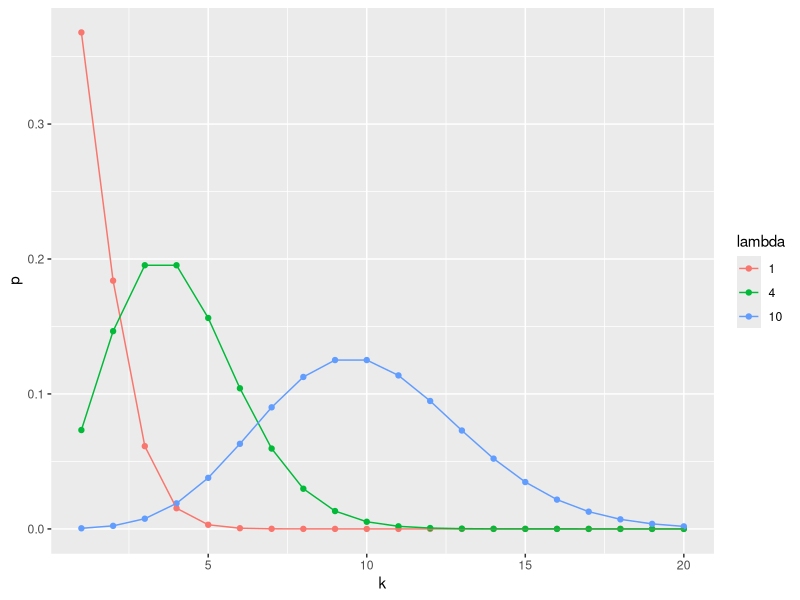

Generate this figure with R:
#
# Calculate and plot Poisson distrubution
# for different values of lambda
# Ken Youens-Clark <kyclark@email.arizona.edu>
# March 4, 2016
#

library(ggplot2)

# cf. http://en.wikipedia.org/wiki/Poisson_distribution 
pdist = function (k, l) {
  (l ^ k) * exp(-l) / factorial(k)
}

dfs = data.frame()
for (lambda in c(1,4,10)) {
  #
  # Calculate y for 20 values for the given lambda
  #
  v = vector()
  for (k in 1:20) {
    p = pdist(k, lambda)
    v = c(v, p)
  }
  pois=data.frame(k=1:20, p=v, lambda=factor(lambda))
  
  dfs = rbind(dfs, pois)
}

#
# Plot the combined data frames using both points and lines
# Differentiate the lambda values by color
#
ggplot(data=dfs, aes(x=k, y=p, col=lambda)) + geom_point() + geom_line()